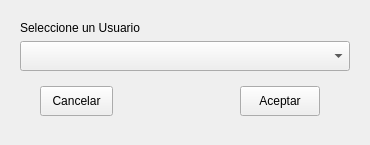
<?xml version="1.0" encoding="UTF-8"?>
<ui version="4.0">
 <class>EliminarUsuario</class>
 <widget class="QWidget" name="EliminarUsuario">
  <property name="geometry">
   <rect>
    <x>0</x>
    <y>0</y>
    <width>370</width>
    <height>145</height>
   </rect>
  </property>
  <property name="windowTitle">
   <string>EliminarUsuario</string>
  </property>
  <layout class="QVBoxLayout" name="verticalLayout_2">
   <item>
    <widget class="QWidget" name="widget" native="true">
     <layout class="QVBoxLayout" name="verticalLayout_3">
      <item>
       <widget class="QLabel" name="label">
        <property name="text">
         <string>Seleccione un Usuario</string>
        </property>
       </widget>
      </item>
      <item>
       <widget class="QComboBox" name="comboBoxUsuario_eliminar">
        <property name="minimumSize">
         <size>
          <width>0</width>
          <height>30</height>
         </size>
        </property>
       </widget>
      </item>
      <item>
       <widget class="QWidget" name="widget_2" native="true">
        <layout class="QVBoxLayout" name="verticalLayout">
         <item>
          <layout class="QHBoxLayout" name="horizontalLayout">
           <item>
            <spacer name="horizontalSpacer_7">
             <property name="orientation">
              <enum>Qt::Horizontal</enum>
             </property>
             <property name="sizeHint" stdset="0">
              <size>
               <width>18</width>
               <height>20</height>
              </size>
             </property>
            </spacer>
           </item>
           <item>
            <widget class="QPushButton" name="btnCancelar_eliminar">
             <property name="minimumSize">
              <size>
               <width>20</width>
               <height>30</height>
              </size>
             </property>
             <property name="sizeIncrement">
              <size>
               <width>0</width>
               <height>35</height>
              </size>
             </property>
             <property name="text">
              <string>Cancelar</string>
             </property>
            </widget>
           </item>
           <item>
            <spacer name="horizontalSpacer_8">
             <property name="orientation">
              <enum>Qt::Horizontal</enum>
             </property>
             <property name="sizeHint" stdset="0">
              <size>
               <width>128</width>
               <height>20</height>
              </size>
             </property>
            </spacer>
           </item>
           <item>
            <widget class="QPushButton" name="btnAceptar_eliminar">
             <property name="minimumSize">
              <size>
               <width>0</width>
               <height>30</height>
              </size>
             </property>
             <property name="sizeIncrement">
              <size>
               <width>0</width>
               <height>20</height>
              </size>
             </property>
             <property name="text">
              <string>Aceptar</string>
             </property>
            </widget>
           </item>
           <item>
            <spacer name="horizontalSpacer_9">
             <property name="orientation">
              <enum>Qt::Horizontal</enum>
             </property>
             <property name="sizeHint" stdset="0">
              <size>
               <width>28</width>
               <height>20</height>
              </size>
             </property>
            </spacer>
           </item>
          </layout>
         </item>
        </layout>
       </widget>
      </item>
     </layout>
    </widget>
   </item>
  </layout>
 </widget>
 <resources/>
 <connections/>
</ui>
